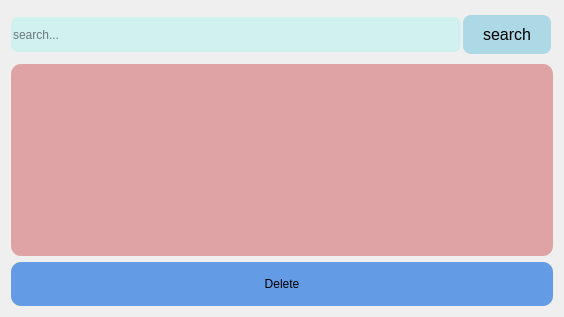
             <widget class="QWidget" name="tab_7">
              <attribute name="title">
               <string>delete doctor</string>
              </attribute>
              <layout class="QVBoxLayout" name="verticalLayout_10">
               <item>
                <layout class="QHBoxLayout" name="binsearchholder_3">
                 <property name="spacing">
                  <number>0</number>
                 </property>
                 <item>
                  <widget class="QLineEdit" name="doctorsavailablity_tabdeletedoc_searchentry">
                   <property name="minimumSize">
                    <size>
                     <width>450</width>
                     <height>35</height>
                    </size>
                   </property>
                   <property name="styleSheet">
                    <string notr="true">background-color: rgb(209, 241, 239);
border-radius: 7px</string>
                   </property>
                   <property name="text">
                    <string/>
                   </property>
                   <property name="placeholderText">
                    <string>search...</string>
                   </property>
                   <property name="clearButtonEnabled">
                    <bool>true</bool>
                   </property>
                  </widget>
                 </item>
                 <item>
                  <widget class="QPushButton" name="doctorsavailablity_tabdeletedoc_searchbutton">
                   <property name="cursor">
                    <cursorShape>PointingHandCursor</cursorShape>
                   </property>
                   <property name="styleSheet">
                    <string notr="true">QPushButton {
    background-color: lightblue; /* light blue background */
    color: black; /* black text */
    border: none;
    padding: 10px 20px; /* Padding for the button */
    font-size: 16px; /* Font size */
    margin: 4px 2px;
    border-radius: 8px; /* Rounded corners */
}

/* Optional: Change the button appearance on hover */
QPushButton:hover {
    background-color: rgb(93, 173, 229); /* Darker light blue on hover */
}

QPushButton:clicked {
	background-color: rgb(186, 235, 207):
}</string>
                   </property>
                   <property name="text">
                    <string>search</string>
                   </property>
                   <property name="checkable">
                    <bool>true</bool>
                   </property>
                   <property name="checked">
                    <bool>false</bool>
                   </property>
                   <property name="autoExclusive">
                    <bool>true</bool>
                   </property>
                  </widget>
                 </item>
                </layout>
               </item>
               <item>
                <widget class="QTableWidget" name="doctorsavailablity_tabdeletedoc_view">
                 <property name="styleSheet">
                  <string notr="true">background-color: rgb(224, 163, 165);
border-radius: 10px;gg</string>
                 </property>
                </widget>
               </item>
               <item>
                <widget class="QPushButton" name="doctorsavailablity_tabdeletedoc_deletebutton">
                 <property name="cursor">
                  <cursorShape>PointingHandCursor</cursorShape>
                 </property>
                 <property name="styleSheet">
                  <string notr="true">QPushButton {
	background-color: rgb(100, 155, 229);
	border:none;
	padding:15px 20px;
	border-radius:10px;
}

QPushButton:hover {
	
	background-color: rgb(100, 54, 227);
	color: white
}
</string>
                 </property>
                 <property name="text">
                  <string>Delete</string>
                 </property>
                 <property name="checkable">
                  <bool>true</bool>
                 </property>
                 <property name="autoExclusive">
                  <bool>true</bool>
                 </property>
                </widget>
               </item>
              </layout>
             </widget>
